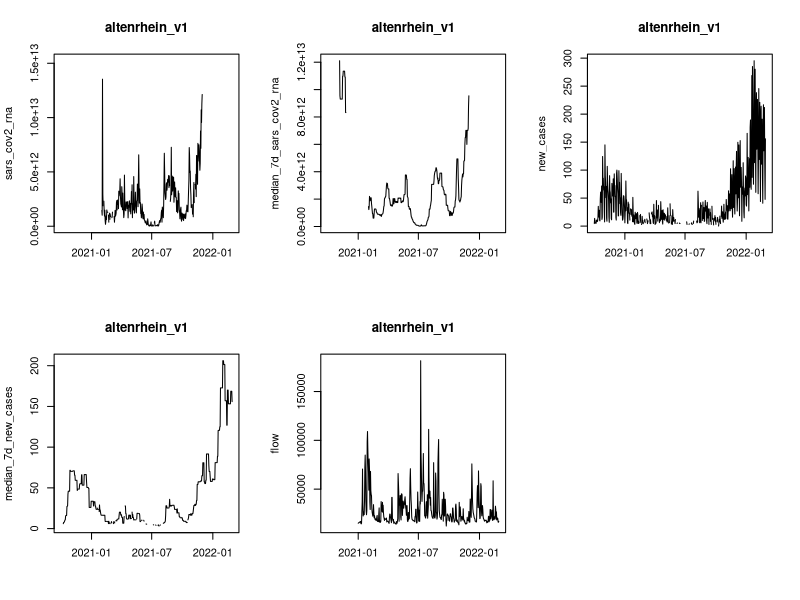
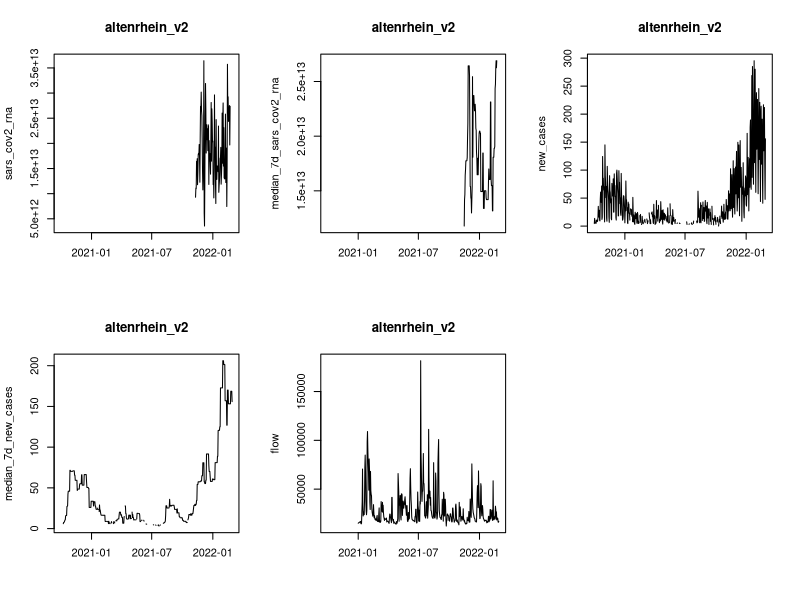
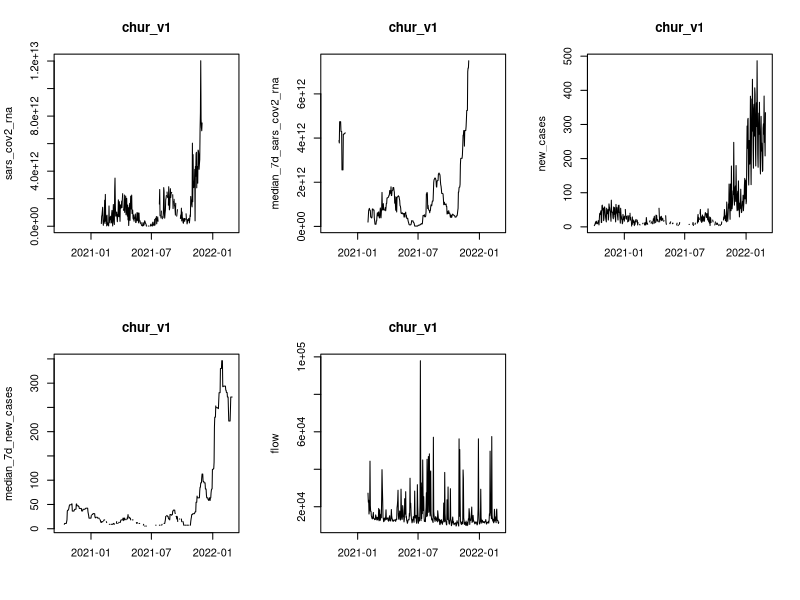
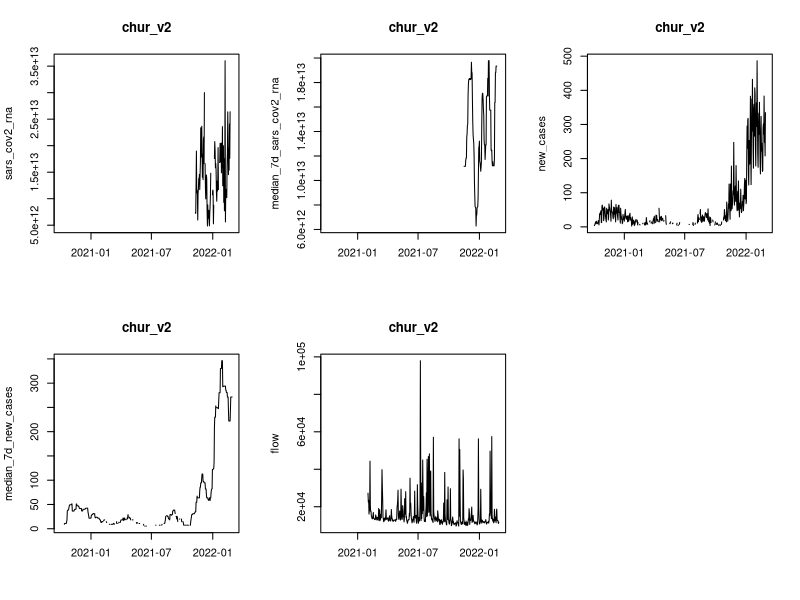
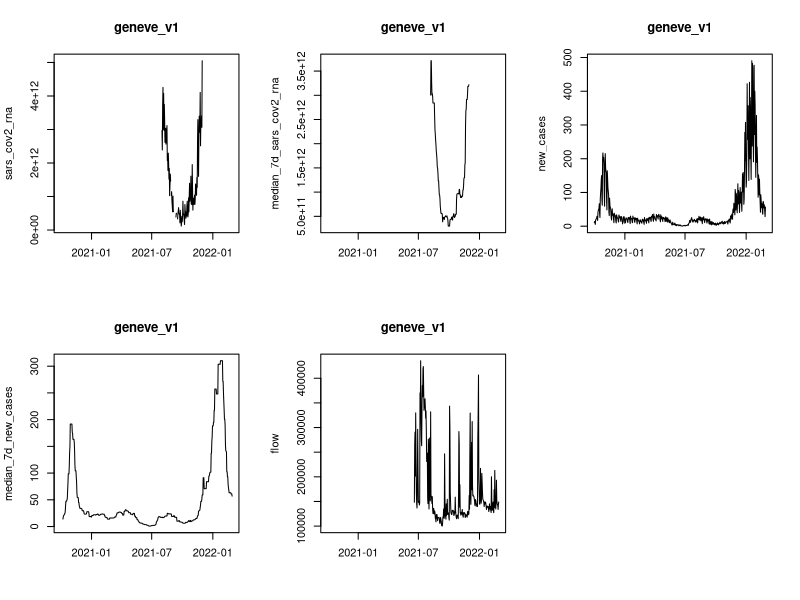
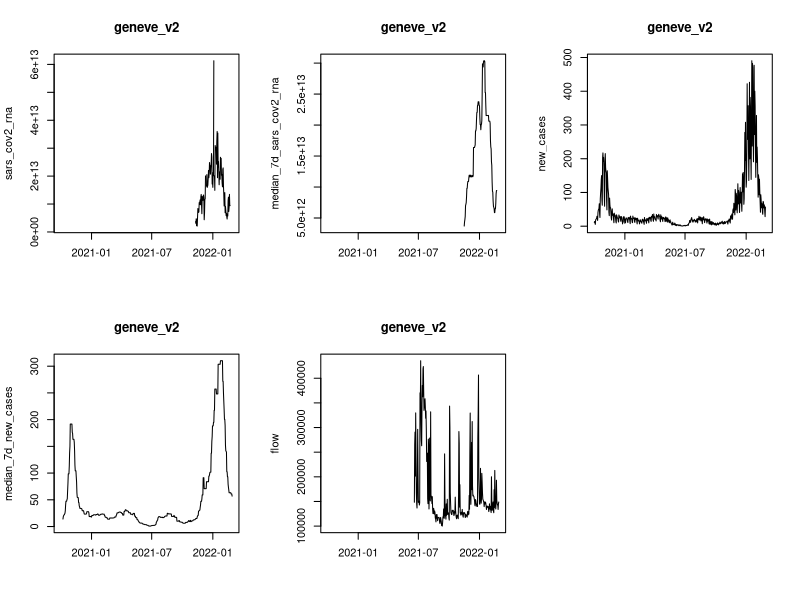
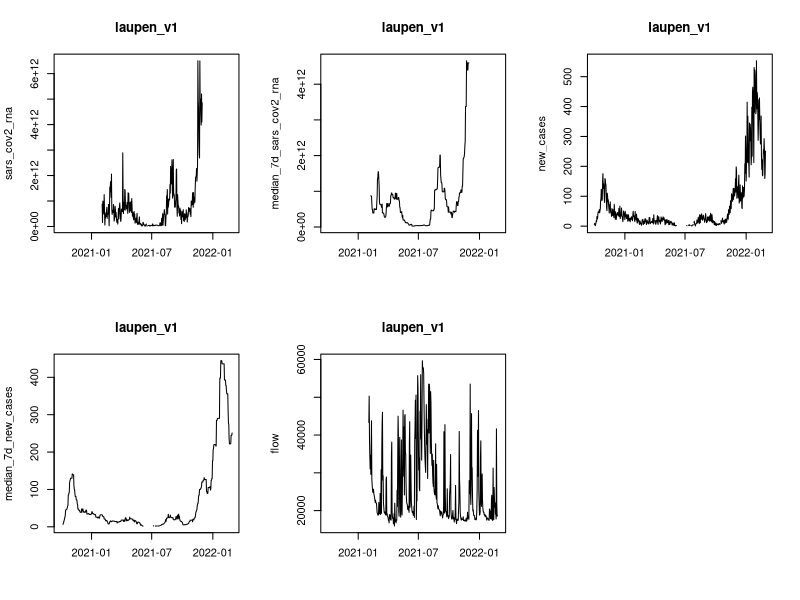
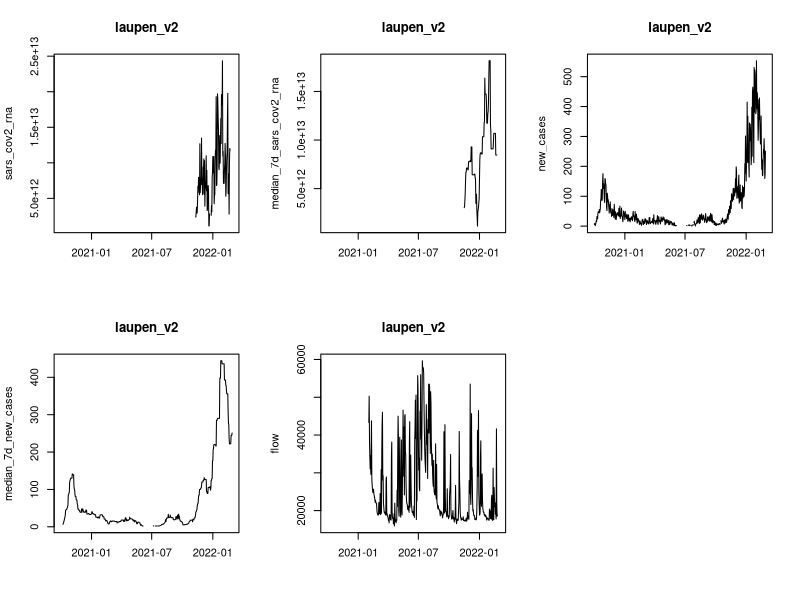

The R source for these figures, in order:
## ---- chunk 1
knitr::opts_chunk$set(echo = TRUE)
## ---- chunk 2
altenrhein_v1 <- read.csv("../data/processed_normed_data_altenrhein_v1.csv", sep = ";")
chur_v1 <- read.csv("../data/processed_normed_data_chur_v1.csv", sep = ";")
geneve_v1 <- read.csv("../data/processed_normed_data_geneve_v1.csv", sep = ";")
laupen_v1 <- read.csv("../data/processed_normed_data_laupen_v1.csv", sep = ";")
lausanne <- read.csv("../data/processed_normed_data_lausanne.csv", sep = ";")
lugano_v1 <- read.csv("../data/processed_normed_data_lugano_v1.csv", sep = ";")
zurich_v1 <- read.csv("../data/processed_normed_data_zurich_v1.csv", sep = ";")
## ---- chunk 3
altenrhein_v2 <- read.csv("../data/processed_normed_data_altenrhein_v2.csv", sep = ";")
chur_v2 <- read.csv("../data/processed_normed_data_chur_v2.csv", sep = ";")
geneve_v2 <- read.csv("../data/processed_normed_data_geneve_v2.csv", sep = ";")
laupen_v2 <- read.csv("../data/processed_normed_data_laupen_v2.csv", sep = ";")
lausanne <- read.csv("../data/processed_normed_data_lausanne.csv", sep = ";")
lugano_v2 <- read.csv("../data/processed_normed_data_lugano_v2.csv", sep = ";")
zurich_v2 <- read.csv("../data/processed_normed_data_zurich_v2.csv", sep = ";")
## ---- chunk 4
# get list of all loaded dataframes
df_list <- ls()[sapply(ls(), function(x) any(class(get(x)) == 'data.frame'))]
# display all vars over time for each table
for (df in df_list){
  par(mfrow = c(2,3))
  tab <- get(df)
  colnames(tab) <- c("date", "sars_cov2_rna", "median_7d_sars_cov2_rna",
                     "new_cases", "median_7d_new_cases", "quantification_flag", "flow")
  date <- as.Date(format(tab$date, format = "%y-%m-%d"))
  cols <- colnames(tab)[c(2:5, 7)]
  for (col in cols) {
    plot(date, tab[,col], xlab = "", ylab = col, main = df, type = "l")
  }
}

## ---- chunk 5

## ---- chunk 6

## ---- chunk 7

